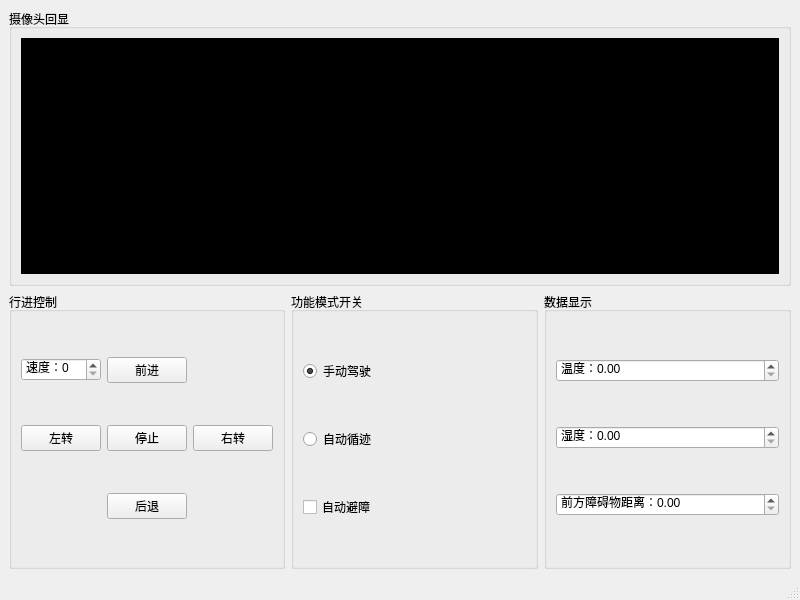
<?xml version="1.0" encoding="UTF-8"?>
<ui version="4.0">
 <class>MainWindow</class>
 <widget class="QMainWindow" name="MainWindow">
  <property name="geometry">
   <rect>
    <x>0</x>
    <y>0</y>
    <width>800</width>
    <height>600</height>
   </rect>
  </property>
  <property name="windowTitle">
   <string>MainWindow</string>
  </property>
  <widget class="QWidget" name="centralwidget">
   <layout class="QVBoxLayout" name="verticalLayout_4">
    <item>
     <widget class="QGroupBox" name="groupBox_3">
      <property name="title">
       <string>摄像头回显</string>
      </property>
      <layout class="QVBoxLayout" name="verticalLayout_2">
       <item>
        <widget class="QLabel" name="camera">
         <property name="styleSheet">
          <string notr="true">background-color: rgb(0, 0, 0);</string>
         </property>
         <property name="text">
          <string/>
         </property>
        </widget>
       </item>
      </layout>
     </widget>
    </item>
    <item>
     <layout class="QHBoxLayout" name="horizontalLayout">
      <item>
       <widget class="QGroupBox" name="groupBox">
        <property name="title">
         <string>行进控制</string>
        </property>
        <layout class="QGridLayout" name="gridLayout">
         <item row="0" column="1">
          <widget class="QPushButton" name="forwardButton">
           <property name="text">
            <string>前进</string>
           </property>
          </widget>
         </item>
         <item row="1" column="0">
          <widget class="QPushButton" name="leftButton">
           <property name="text">
            <string>左转</string>
           </property>
          </widget>
         </item>
         <item row="1" column="1">
          <widget class="QPushButton" name="pushButton_5">
           <property name="text">
            <string>停止</string>
           </property>
          </widget>
         </item>
         <item row="1" column="2">
          <widget class="QPushButton" name="rightButton">
           <property name="text">
            <string>右转</string>
           </property>
          </widget>
         </item>
         <item row="2" column="1">
          <widget class="QPushButton" name="backwardButton">
           <property name="text">
            <string>后退</string>
           </property>
          </widget>
         </item>
         <item row="0" column="0">
          <widget class="QSpinBox" name="speed">
           <property name="prefix">
            <string>速度：</string>
           </property>
          </widget>
         </item>
        </layout>
       </widget>
      </item>
      <item>
       <widget class="QGroupBox" name="groupBox_4">
        <property name="title">
         <string>功能模式开关</string>
        </property>
        <layout class="QVBoxLayout" name="verticalLayout_3">
         <item>
          <widget class="QRadioButton" name="handDriving">
           <property name="text">
            <string>手动驾驶</string>
           </property>
           <property name="checked">
            <bool>true</bool>
           </property>
          </widget>
         </item>
         <item>
          <widget class="QRadioButton" name="selfDriving">
           <property name="text">
            <string>自动循迹</string>
           </property>
          </widget>
         </item>
         <item>
          <widget class="QCheckBox" name="autoAvoidance">
           <property name="text">
            <string>自动避障</string>
           </property>
          </widget>
         </item>
        </layout>
       </widget>
      </item>
      <item>
       <widget class="QGroupBox" name="groupBox_2">
        <property name="title">
         <string>数据显示</string>
        </property>
        <layout class="QVBoxLayout" name="verticalLayout">
         <item>
          <widget class="QDoubleSpinBox" name="temperature">
           <property name="prefix">
            <string>温度：</string>
           </property>
          </widget>
         </item>
         <item>
          <widget class="QDoubleSpinBox" name="humidity">
           <property name="prefix">
            <string>湿度：</string>
           </property>
          </widget>
         </item>
         <item>
          <widget class="QDoubleSpinBox" name="distance">
           <property name="prefix">
            <string>前方障碍物距离：</string>
           </property>
          </widget>
         </item>
        </layout>
       </widget>
      </item>
     </layout>
    </item>
   </layout>
  </widget>
  <widget class="QMenuBar" name="menubar">
   <property name="geometry">
    <rect>
     <x>0</x>
     <y>0</y>
     <width>800</width>
     <height>21</height>
    </rect>
   </property>
  </widget>
  <widget class="QStatusBar" name="statusbar"/>
 </widget>
 <resources/>
 <connections/>
</ui>
